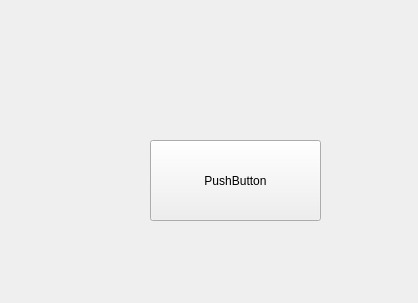
<?xml version="1.0" encoding="UTF-8"?>
<ui version="4.0">
 <class>mag</class>
 <widget class="QWidget" name="mag">
  <property name="geometry">
   <rect>
    <x>0</x>
    <y>0</y>
    <width>418</width>
    <height>303</height>
   </rect>
  </property>
  <property name="windowTitle">
   <string>Form</string>
  </property>
  <widget class="QPushButton" name="pushButton">
   <property name="geometry">
    <rect>
     <x>150</x>
     <y>140</y>
     <width>171</width>
     <height>81</height>
    </rect>
   </property>
   <property name="text">
    <string>PushButton</string>
   </property>
  </widget>
 </widget>
 <resources/>
 <connections/>
</ui>
